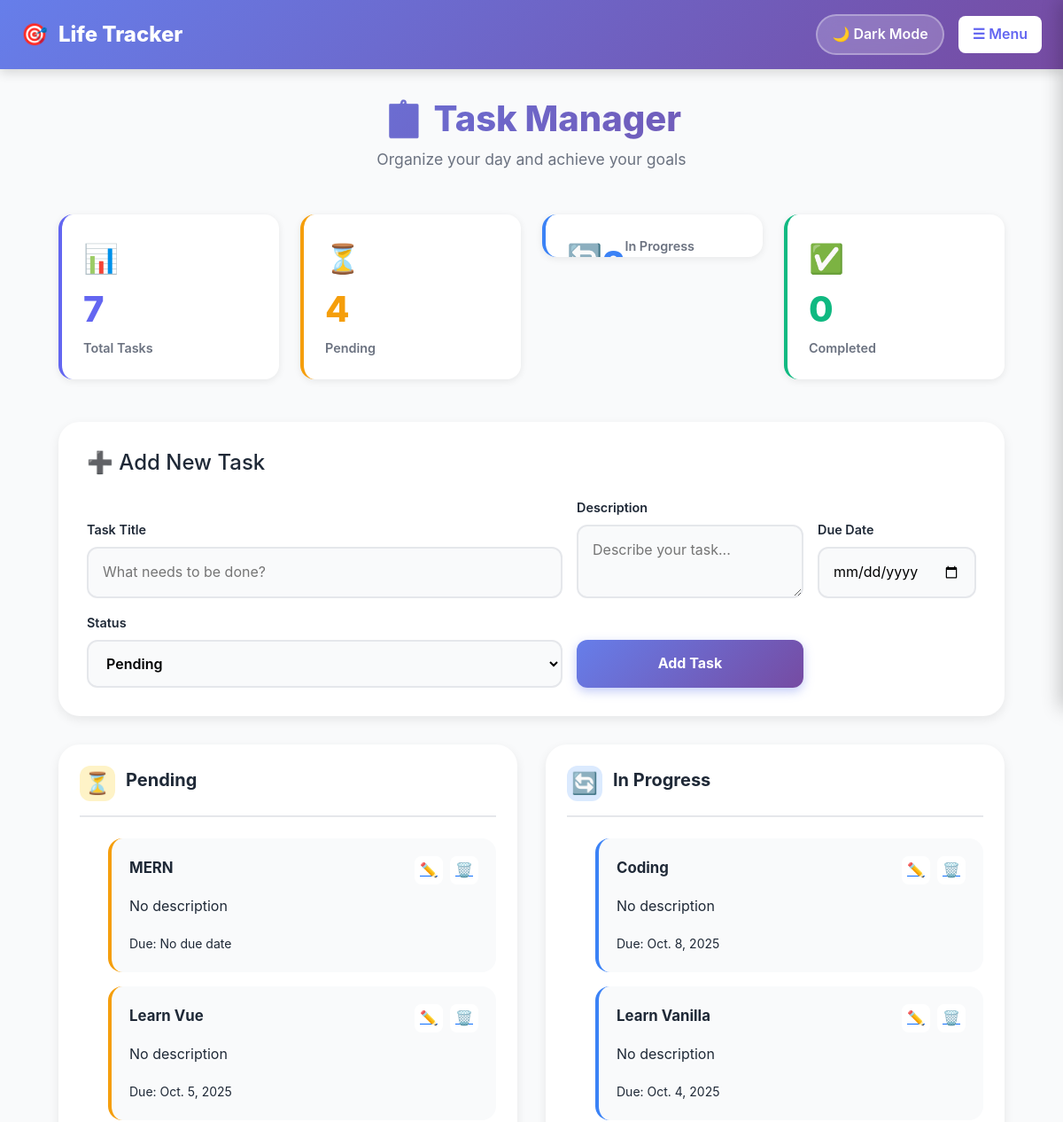
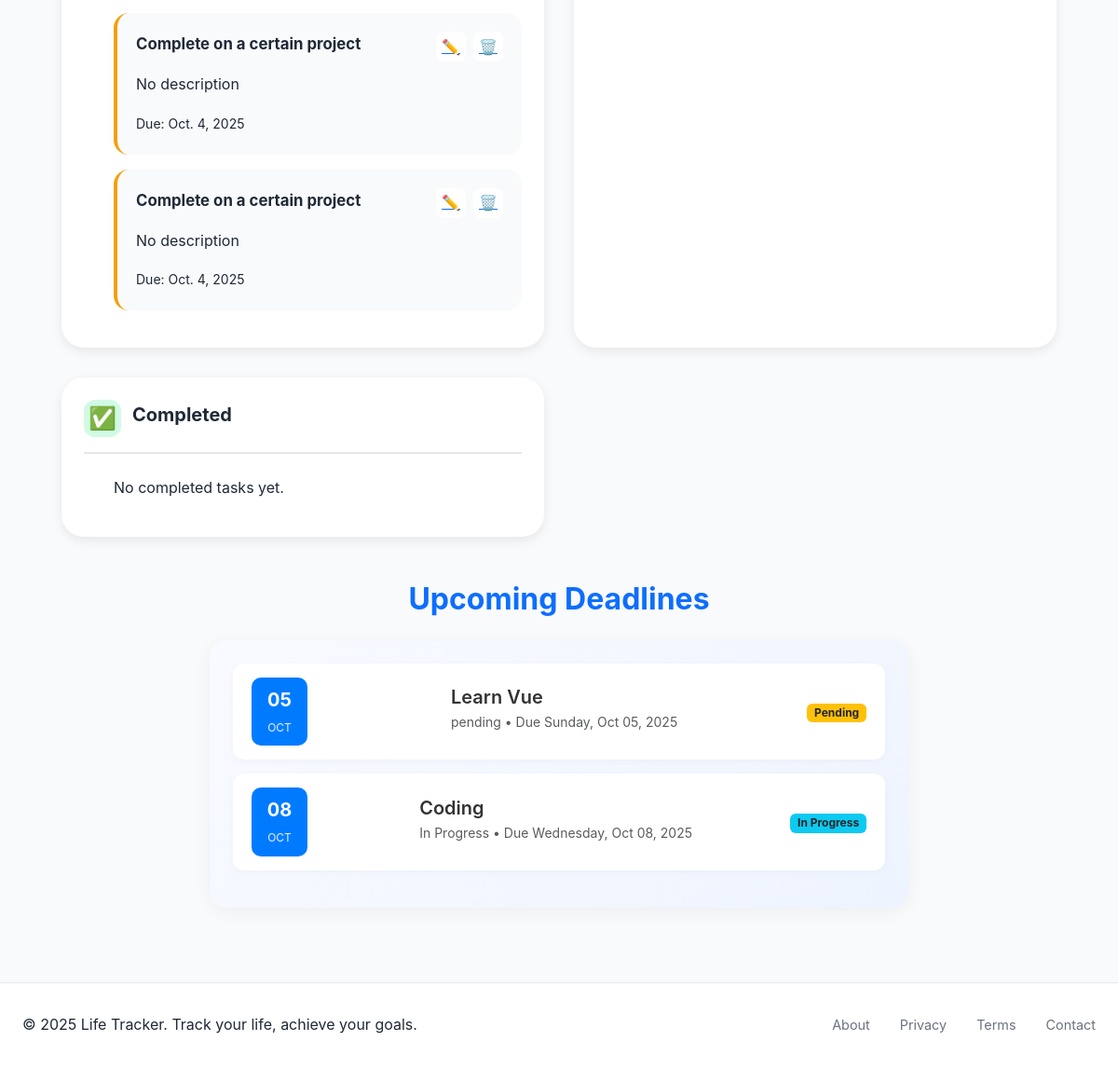
The page / on the database its author committed (2 pictures, top to bottom).
### tracker/models.py (models this page shows, shortened)
class Task(models.Model):
    STATUS_CHOICES = [
        ('todo', 'To Do'),
        ('in_progress', 'In Progress'),
        ('done', 'Done'),
    ]
    title = models.CharField(max_length=200)
    due_date = models.DateField(null=True, blank=True)
    completed = models.BooleanField(default=False)
    created_at = models.DateTimeField(auto_now_add=True)
    category = models.ForeignKey('Category', on_delete=models.SET_NULL, null=True, blank=True)
    status = models.CharField(max_length=20, choices=STATUS_CHOICES, default='todo')
    order = models.IntegerField(default=0)

### tracker/views.py (the view)
# urls.py: path('', views.index, name='index'),
def index(request):
    tasks = Task.objects.all().order_by('status','order', 'created_at')
    today = timezone.now().date()
    tasks_today = Task.objects.filter(due_date=today)
    tasks_pending = Task.objects.filter(status='pending')
    tasks_in_progress= Task.objects.filter(status='in_progress')
    tasks_completed = Task.objects.filter(status='completed')
    upcoming_tasks = Task.objects.filter(
        due_date__gte=today
    ).exclude(status='completed').order_by('due_date')[:5]
    context = {
        'tasks':tasks,
        'tasks_today': tasks_today,
        'tasks_pending':tasks_pending,
        'tasks_in_progress':tasks_in_progress,
        'tasks_completed':tasks_completed,
        'upcoming_tasks': upcoming_tasks
    }
    return render(request, 'index.html', context)

### tracker/templates/index.html (shortened to what this page needs)
{% extends "base.html" %}
{% load static %}
{% block extra_css %}
<link rel="stylesheet" href="{% static 'css/style.css' %}">
{% endblock %}
{% block content %}
<div class="main-container">
    <div class="dashboard-header">
        <h1>📋 Task Manager</h1>
        <p class="dashboard-subtitle">Organize your day and achieve your goals</p>
    </div>
    <div class="stats-grid">
        <div class="stat-card total">
            <div class="stat-icon">📊</div>
            <div class="stat-number">{{ tasks|length }}</div>
            <div class="stat-label">Total Tasks</div>
        </div>
        <div class="stat-card pending">
            <div class="stat-icon">⏳</div>
            <div class="stat-number">{{ tasks_pending|length }}</div>
            <div class="stat-label">Pending</div>
        </div>
        <div class="stat-card progress">
            <div class="stat-icon">🔄</div>
            <div class="stat-number">{{ tasks_in_progress|length }}</div>
            <div class="stat-label">In Progress</div>
        </div>
        <div class="stat-card completed">
            <div class="stat-icon">✅</div>
            <div class="stat-number">{{ tasks_completed|length }}</div>
            <div class="stat-label">Completed</div>
        </div>
    </div>
    <div class="quick-add">
        <h3>➕ Add New Task</h3>
        <form method="POST" action="{% url 'add_task' %}">
            <div class="task-input-group">
                <div class="input-wrapper">
                    <label class="input-label">Task Title</label>
                    <input type="text" name="title" class="task-input" placeholder="What needs to be done?" required>
                </div>
                <div class="input-wrapper">
                    <label class="input-label">Description</label>
                    <textarea name="description" class="task-input" placeholder="Describe your task..."></textarea>
                </div>
                <div class="input-wrapper">
                    <label class="input-label">Due Date</label>
                    <input type="date" name="due_date" class="task-input">
                </div>
                <div class="input-wrapper">
                    <label class="input-label">Status</label>
                    <select name="status" class="priority-select">
                        <option value="pending" selected>Pending</option>
                    </select>
                </div>
                <button type="submit" class="add-btn">Add Task</button>
            </div>
        </form>
    </div>
    <div class="task-section">
        <div class="task-column pending-column">
            <div class="column-header">
                <div class="column-icon">⏳</div>
                <h3>Pending</h3>
            </div>
            <ul class="task-list">
                {% for task in tasks_pending %}
                <li class="task-item">
                    <div class="task-header">
                        <div class="task-title">{{ task.title }}</div>
                        <div class="task-actions">
                            <a href="{% url 'update_task' task.id %}" class="task-btn" title="Edit">✏️</a>
                            <a href="{% url 'delete_task' task.id %}" class="task-btn" title="Delete">🗑️</a>
                        </div>
                    </div>
                    <p>{{ task.description|default:"No description" }}</p>
                    <small>Due: {{ task.due_date|default:"No due date" }}</small>
                </li>
                {% empty %}
                <li>No pending tasks.</li>
                {% endfor %}
            </ul>
        </div>
        <div class="task-column progress-column">
            <div class="column-header">
                <div class="column-icon">🔄</div>
                <h3>In Progress</h3>
            </div>
            <ul class="task-list">
                {% for task in tasks_in_progress %}
                <li class="task-item">
                    <div class="task-header">
                        <div class="task-title">{{ task.title }}</div>
                        <div class="task-actions">
                            <a href="{% url 'update_task' task.id %}" class="task-btn" title="Edit">✏️</a>
                            <a href="{% url 'delete_task' task.id %}" class="task-btn" title="Delete">🗑️</a>
                        </div>
                    </div>
                    <p>{{ task.description|default:"No description" }}</p>
                    <small>Due: {{ task.due_date|default:"No due date" }}</small>
                </li>
                {% empty %}
                <li>No tasks in progress.</li>
                {% endfor %}
            </ul>
        </div>
        <div class="task-column completed-column">
            <div class="column-header">
                <div class="column-icon">✅</div>
                <h3>Completed</h3>
            </div>
            <ul class="task-list">
                {% for task in tasks_completed %}
                <li class="task-item">
                    <div class="task-header">
                        <div class="task-title">{{ task.title }}</div>
                        <div class="task-actions">
                            <a href="{% url 'update_task' task.id %}" class="task-btn" title="Edit">✏️</a>
                            <a href="{% url 'delete_task' task.id %}" class="task-btn" title="Delete">🗑️</a>
                        </div>
                    </div>
                    <p>{{ task.description|default:"No description" }}</p>
                    <small>Due: {{ task.due_date|default:"No due date" }}</small>
                </li>
                {% empty %}
                <li>No completed tasks yet.</li>
                {% endfor %}
            </ul>
        </div>
    </div>
    <div class="container my-5">
    <h2 class="mb-4 text-center text-primary fw-bold">Upcoming Deadlines</h2>
    {% if upcoming_tasks %}
        <div class="upcoming-deadlines mx-auto">
            {% for task in upcoming_tasks %}
                <div class="deadline-item">
                    <div class="deadline-date">
                        <span class="day">{{ task.due_date|date:"d" }}</span>
                        <span class="month">{{ task.due_date|date:"M" }}</span>
                    </div>
                    <div class="deadline-info">
                        <h5 class="mb-1">{{ task.title }}</h5>
                        <p class="mb-1 text-muted small">
                            {{ task.get_status_display }} • Due {{ task.due_date|date:"l, M d, Y" }}
                        </p>
                    </div>
                    <div class="deadline-status">
                        {% if task.status == 'completed' %}
                            <span class="badge bg-success">Completed</span>
                        {% elif task.status == 'in_progress' %}
                            <span class="badge bg-info text-dark">In Progress</span>
                        {% else %}
                            <span class="badge bg-warning text-dark">Pending</span>
                        {% endif %}
                    </div>
                </div>
            {% endfor %}
        </div>
    {% else %}
        <p class="text-center text-muted mt-5">No upcoming deadlines 🎉</p>
    {% endif %}
</div>
</div>
{% endblock %}

### wellness/static/css/wellness.css (style rules this page uses)
* { margin: 0; padding: 0; box-sizing: border-box; }
:root { --primary: #667eea; --primary-dark: #5a67d8; --secondary: #10b981; --accent: #f59e0b; --danger: #ef4444; --background: #f9fafb; --surface: #ffffff; --text-primary: #1f2937; --text-secondary: #6b7280; --border: #e5e7eb; --shadow: rgba(0, 0, 0, 0.1); }
body { font-family: -apple-system, BlinkMacSystemFont, 'Segoe UI', Roboto, 'Helvetica Neue', Arial, sans-serif; background: var(--background); color: var(--text-primary); line-height: 1.6; min-height: 100vh; display: flex; flex-direction: column; }

### rows shown on the page
Task: title "MERN", description "No description", due_date "No due date"
Task: title "Learn Vue", description "No description", due_date "Oct. 5, 2025", due_date "05", due_date "OCT", status "pending", due_date "Sunday, Oct 05, 2025", shows "Pending"
Task: title "Complete on a certain project", description "No description", due_date "Oct. 4, 2025"
Task: title "Complete on a certain project", description "No description", due_date "Oct. 4, 2025"
Task: title "Coding", description "No description", due_date "Oct. 8, 2025", due_date "08", due_date "OCT", status "In Progress", due_date "Wednesday, Oct 08, 2025"
Task: title "Learn Vanilla", description "No description", due_date "Oct. 4, 2025"

### other values the page prints
{{ tasks|length }} "7"
{{ tasks_pending|length }} "4"
{{ tasks_completed|length }} "0"
